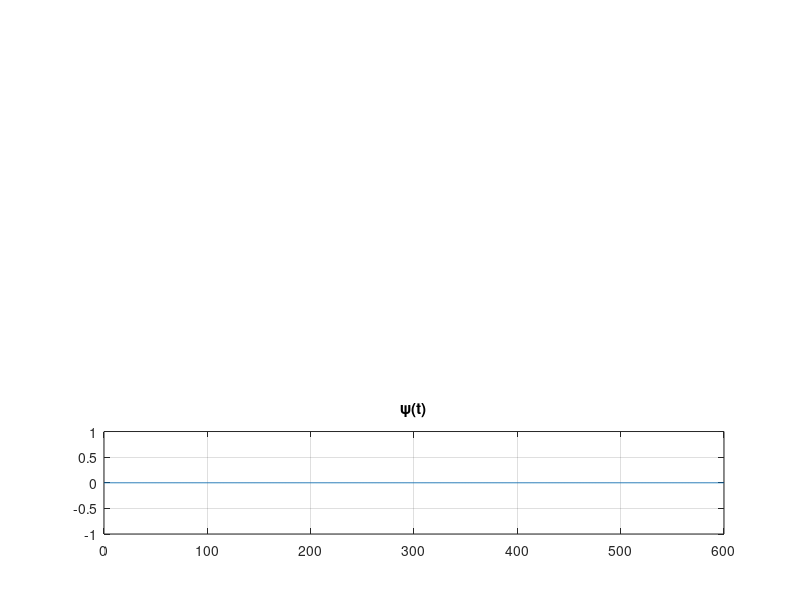

Recreate this plot in MATLAB.
###########################
# Improved Euler's Method
###########################

## Initialization
h = 0.1;
t = 0:h:600;

AM = (2631+3088+2977)/3
Dx = 11835 + AM;
Dy = 11835 + AM;
Dz = 6000;
m = 425000;
mz = 357000000;
ma = 113000;
x(1) = 0;
y(1) = -AM/1000;
z(1) = 0;

###############   [fx,fy,nz] = [-AM,0,0]   #############
nz = 0;
fy = 0;
fx = -AM;

x = zeros(size(t));
y = zeros(size(t));
z = zeros(size(t));

n = numel(z);

u = zeros(size(t));
u(1) = 0;
w = zeros(size(t));
w(1) = 0;
v = zeros(size(t));
v(1) = 0;

## may the force, be with you:
for i = 1:(n-1)
  #Z (\\psi)
  df  = (nz - (2 * Dz * abs(u(i)) * u(i))) / mz;
  #X
  dg = (((fx - Dx * abs(w(i)) * w(i))/(m+3*ma)) + sin(z(i))*u(i)*w(i) - cos(z(i))*u(i)*v(i))/cos(z(i));
  #Y
  dp = (((fy - Dy * abs(v(i)) * v(i))/(m+2*ma)) + cos(z(i))*u(i)*w(i) + sin(z(i))*u(i)*v(i))/cos(z(i));

  #every k1(z,x,y)
  k1z = df;
  k1x = dg;
  k1y = dp;

  #every k2(z,x,y)
  k2z = u(i) + (h * df);
  k2x = dg + h * dg;
  k2y = dp + h*dp;

  #every k1 (u,w,v)
  k1u = df;
  k1w = dg;
  k1v = dp;

  #every k2 (u,w,v)
  k2u = (nz - (2 * Dz * abs(k1z) * k1z)) / mz;
  k2w = (((fx - Dx * abs(k2x)*k2x)/m+3*ma) + sin(z(i)+h*u(i))*(u(i) + h*k1u)*k2x - cos(z(i) + h * u(i))*(u(i) + h * k1u) * (v(i) + h*dp))/cos(z(i) + h*k1u);
  k2v = (((fy -Dy*abs(k2y) * k2y)/m+2*ma + cos(z(i) + h*u(i)) * (u(i) + h*k1u) * (w(i) + h*k1w) + sin(z(i) + h*u(i))*(u(i)+h*k1u)*k2y))/cos(z(i) + h*k1u);

  #Z
  u(i+1) = u(i) + (h/2) * (k1u + k2u);
  z(i+1) = z(i) + (h/2) * (k1z + k2z);

  #X
  w(i+1)= w(i) + (h/2) * (k1w + k2w);
  x(i+1)= x(i) + (h/2) * (k1x + k2x);

  #Y
  v(i+1) = v(i) + (h/2) * (k1v + k2v);
  y(i+1) = y(i) + (h/2) * (k1y + k2y);
endfor

subplot(3,1,1);
plot(t,x);
title("x(t)");
grid on;

subplot(3,1,2);
plot(t,y);
title("y(t)");
grid on;

subplot(3,1,3);
plot(t,z);
title("\\psi(t)");
grid on;
